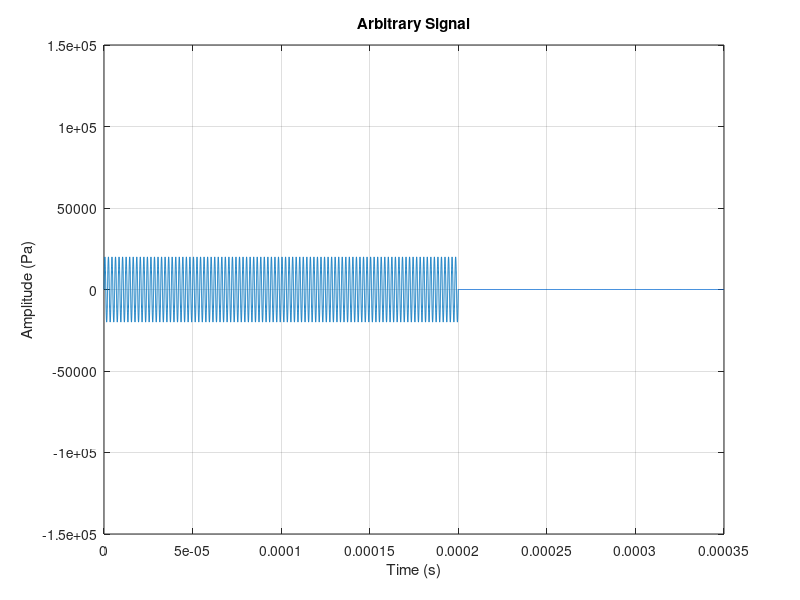

The MATLAB source for this figure: (Note: this script raises an error after producing the figure.)
clear;
close all;

% 50 microsecond burst
% 150 microsecond padding


% Modes
compute_waveform = true;
plot_pulse_durations = false;
use_cw_signals = false;
use_multi_freq = false;

% Waveform options
perform_fft = false; % perform fft on summed signal
smoothen_pulse = false; % smooth pulses
zero_padding = false; % apply zero padding to beginning of the signal
apply_factoring = false; 
apply_envelope = false;
save_csv = true; % export signal to csv file

% ----------------------------
% Construct arbitrary waveform
% ----------------------------

if compute_waveform  
        % Frequencies
        ctr_freq = 500; % kHz
        if use_multi_freq
            lowest_freq = ctr_freq - 10;
            highest_freq = ctr_freq + 10;
            f0 = [lowest_freq:5:highest_freq] * 1e3; 
        else 
            f0 = ctr_freq * 1e3;
        end
        nfreq = length(f0);
        w = 2 * pi * f0; % Angular frequencies        
        % Period
        if use_multi_freq
            T_m = find_mixed_period(f0);
        end
        T = 1/(min(f0));
        % Computational load can be managed by tweaking sampling freq and/or time vector length
        Fs = 100e6;
        dt = 1/Fs;
        % t = 0:dt:60*T;          
        % Amplitudes and phases of each freq
        if use_multi_freq
            amp_2d = [20, 20, 20, 20, 20] * 1e3; % kPa
            phi_2d = [0,0.2,0.4,0.6,0.8];
        else
            amp = 20*1e3;
            phi = 0;
        end
        if apply_factoring
            factors = [1/.97, 1/.99, 1, 1/.99, 1/.97];
            amp_2d_factored = amp_2d .* factors; % Pa                         
            amp = reshape(amp_2d_factored, 1, 1, nfreq);                    
        else                  
            if use_multi_freq
                amp = reshape(amp_2d, 1, 1, nfreq);  
            end
        end
        % Reshape vars to stack each frequency along third dim
        if use_multi_freq
            w = reshape(w, 1, 1, nfreq);
            phi = reshape(phi_2d, 1, 1, nfreq);                
            pulse_train_duration = T_m;
        else
            % pulse_train_duration = 30*T;
            pulse_train_duration = 200* 1e-6;
        if zero_padding; padding_duration = 10 * T; else; padding_duration = 0; end;
        t = 0:dt:(pulse_train_duration + padding_duration);
        npulses = 1;
        pulse_duration = pulse_train_duration / npulses;
        duty_cycle = 1;
        
        % Construct signals
        if use_multi_freq
            signals_tmp = amp .* cos(w .* t + phi);        
            % Sum signals of different frequencies along the first dimension to get summed signals matrix
            result_signal = sum(signals_tmp, 3);
        else
            result_signal = amp * sin(w .* t + phi);
        end
        % if zero_padding
        %     samples_zero = length(0:dt:padding_duration);
        %     result_signal(1:samples_zero) = 0; 
        % end
        time_zero = 150 * 1e-6;
        % time_zero = 10*T;
        t_zero = pulse_train_duration +dt:dt:pulse_train_duration + time_zero;
        zero_signal = zeros(1,length(t_zero));
                
        result_signal = [result_signal, zero_signal];
        total_time = pulse_train_duration + time_zero;
        t = 0:dt:total_time;
        figure;
        plot(t, result_signal);
        title('Arbitrary Signal');
        xlabel('Time (s)');
        ylabel('Amplitude (Pa)');
        grid on;
        ylim([-1.5e5 1.5e5]);
        
    
        if apply_envelope
            envelope = zeros(1, length(t));
            for pulse = 0:(npulses-1)
                sonicated_duration = duty_cycle * pulse_duration;
                pulse_start = padding_duration + pulse * pulse_duration;
                sonic_pulse_mid = pulse_start + sonicated_duration/2;
                sonic_pulse_end = pulse_start + sonicated_duration;
        
                if smoothen_pulse
                    % Rising edge
                    t_rise = t((t >= pulse_start) & (t < sonic_pulse_mid)) - pulse_start;
                    envelope((t >= pulse_start) & (t < sonic_pulse_mid)) = 0.5 * (1 - cos(pi * t_rise / (sonicated_duration/2)));
                    
                    % Falling edge
                    t_fall = t((t >= sonic_pulse_mid) & (t < sonic_pulse_end)) - sonic_pulse_mid;
                    envelope((t >= sonic_pulse_mid) & (t < sonic_pulse_end)) = 0.5 * (1 + cos(pi * t_fall / (sonicated_duration/2)));
                else
                    envelope((t>=pulse_start) & (t < sonic_pulse_end)) = 1;
                end
            end
            smooth_result_signal = result_signal .* envelope;
        
            if zero_padding
                % smooth_result_signal = [zeros(1,50) smooth_result_signal];        
            end
        
            % Plot envelope
            figure;
            plot(t,envelope);
            title('envelope')
            grid on;      
            
            % Plot burst
            figure;
            plot(t, smooth_result_signal);
            title('Burst Signal');
            xlabel('Time (s)');
            ylabel('Amplitude');
            grid on;           
        end      
    
        if save_csv
            time = t';
            value = result_signal';
            signal_data = table(time, value);
            
            writetable(signal_data, fullfile("../..","Transducer_Delay_Files","arbitrary_signal_singlefreq_500khz.csv"));
            if ~use_multi_freq
                amplitude = amp;
                params = table(f0, amplitude, phi);
                writetable(params,fullfile("../..","Transducer_Delay_Files","single_freq" + num2str(f0) + "_params.csv"));
            else
                amplitude = amp_2d';
                phase_shift = phi_2d';
                freq = f0';
                unfactored_params = table(freq,amplitude,phase_shift);
                writetable(unfactored_params, fullfile("../..","Transducer_Delay_Files","unfactored_signal_params.csv"));            

                if apply_factoring
                    factored_amplitude = amp_2d_factored';
                    factored_params = table(freq,factored_amplitude,phase_shift);
                    writetable(factored_params, fullfile("../..","Transducer_Delay_Files","factored_signal_params.csv"));
                end
            end
        end
    
    

        if perform_fft
            % Compute the FFT of the resulting signal
            n = length(result_signal);
            Y = fft(result_signal);
            P2 = abs(Y/n); % Two-sided spectrum
            P1 = P2(1:n/2+1); % Single-sided spectrum
            P1(2:end-1) = 2*P1(2:end-1); % Energy of negative spectrum is folded onto the positive spectrum
            f_fft = Fs*(0:(n/2))/n;
            phase = angle(Y(1:n/2+1));
        
            % Find peaks in the FFT result
            % [peaks, locs] = findpeaks(P1, 'MinPeakHeight', 0.01*max(P1));
        
            % Plot the amplitude spectrum
            figure;
            % plot(f_fft, P1);
            stem(f_fft, P1);
            hold on;
            % plot(f_fft(locs), peaks, 'ro');
            title('Single-Sided Amplitude Spectrum');
            xlabel('Frequency (Hz)');
            ylabel('Amplitude (Pa)');
            % Zoom in on the frequency range of interest
            xlim([400e3 550e3]);
            grid on;

            figure;
            stem(f_fft,phase);
            title("One-sided Phase Spectrum of Focus Signal 1");
            xlabel('Frequency(Hz)');
            ylabel('Phase (rad)')
             % Zoom in on the frequency range of interest
            xlim([400e3 550e3]);
            grid on;                             
        end
        end

% ----------------------------------------------------------------
% >>>>> Option 2: Constructing signals using createCWSignals <<<<<
% ----------------------------------------------------------------
    
    



% --------------------------------------------------
% Test effects of different params on pulse duration
% --------------------------------------------------

if plot_pulse_durations
    % f_test = [230:10:270] * 1e3;
    % T_m_fmp = find_mixed_period(f_test)

    test_ctr_freq = false;
    test_bandwidth_size = false;
    test_freq_spacing = true;

    if test_freq_spacing
        ctr_freq = 500; % kHz
        nfreq = 5; % Must be odd. Changing this paramater does not affect the graph (as long as it is odd)
        freq_spacing = [1:50];
        T_m_array = zeros(1,length(freq_spacing));
        for i = 1:length(freq_spacing)        
            lowest_freq = ctr_freq - (((nfreq - 1) / 2) * freq_spacing(i));
            highest_freq = ctr_freq + (((nfreq - 1) / 2) * freq_spacing(i));
            f0 = [lowest_freq:freq_spacing(i):highest_freq]*1e3;
            T_m = find_mixed_period(f0);
            T_m_array(i) = T_m;
        end
        figure;
        plot(freq_spacing,T_m_array * 1e3);
        title("Pulse Duration vs Frequency Spacing");
        ylabel("Pulse Duration (ms)");
        xlabel("Frequency Spacing (kHz)");          
    end

    if test_ctr_freq
        ctr_freq_array = [200:1:500];
        T_m_array = zeros(1,length(ctr_freq_array));
        for i = 1:length(ctr_freq_array)
            ctr_freq = ctr_freq_array(i); % kHz
            lowest_freq = ctr_freq - 20;
            highest_freq = ctr_freq + 20;
            f0 = [lowest_freq:10:highest_freq] * 1e3; % Hz
            T_m = find_mixed_period(f0);
            T_m_array(i) = T_m;
        end

        plot(ctr_freq_array,T_m_array);
        title("Pulse Duration based on Center Frequency");
        ylabel("Pulse Duration (s)");
        xlabel("Frequency (kHz)");
        % ylim([0 0.1])
    end

    if test_bandwidth_size
        ctr_freq = 470; % kHz    
        nfreq = [1:2:100]; % should be odd
        freq_spacing = 5;
        T_m_array = zeros(1,length(nfreq));
        for i = 1:length(nfreq)
            if i == 1
                f0 = ctr_freq * 1e3;
                T_m = find_mixed_period(f0);
            else
                lowest_freq = ctr_freq - (((nfreq(i) - 1) / 2) * freq_spacing);
                highest_freq = ctr_freq + (((nfreq(i) - 1) / 2) * freq_spacing);
                f0 = [lowest_freq:freq_spacing:highest_freq]*1e3;
                T_m = find_mixed_period(f0);
            end
            T_m_array(i) = T_m;
        end
        plot(nfreq,T_m_array);
        title("Pulse Duration based on Bandwidth Size");
        ylabel("Pulse Duration (s)");
        xlabel("Bandwidth size");
        % ylim([0 0.1])
    end
end
end




% ----------------
% Helper functions
% ----------------

function T_m = find_mixed_period(f0)
    T_array = 1.0 ./ f0;
    T_max = max(T_array);
    n = 1.0;
    found_soln = false;
    while ~found_soln
        if (sum(mod(n*T_max,T_array)) > 0.0)
            n = n+1;
        else
            T_m = n*T_max;
            found_soln = true;
        end
    end
end
